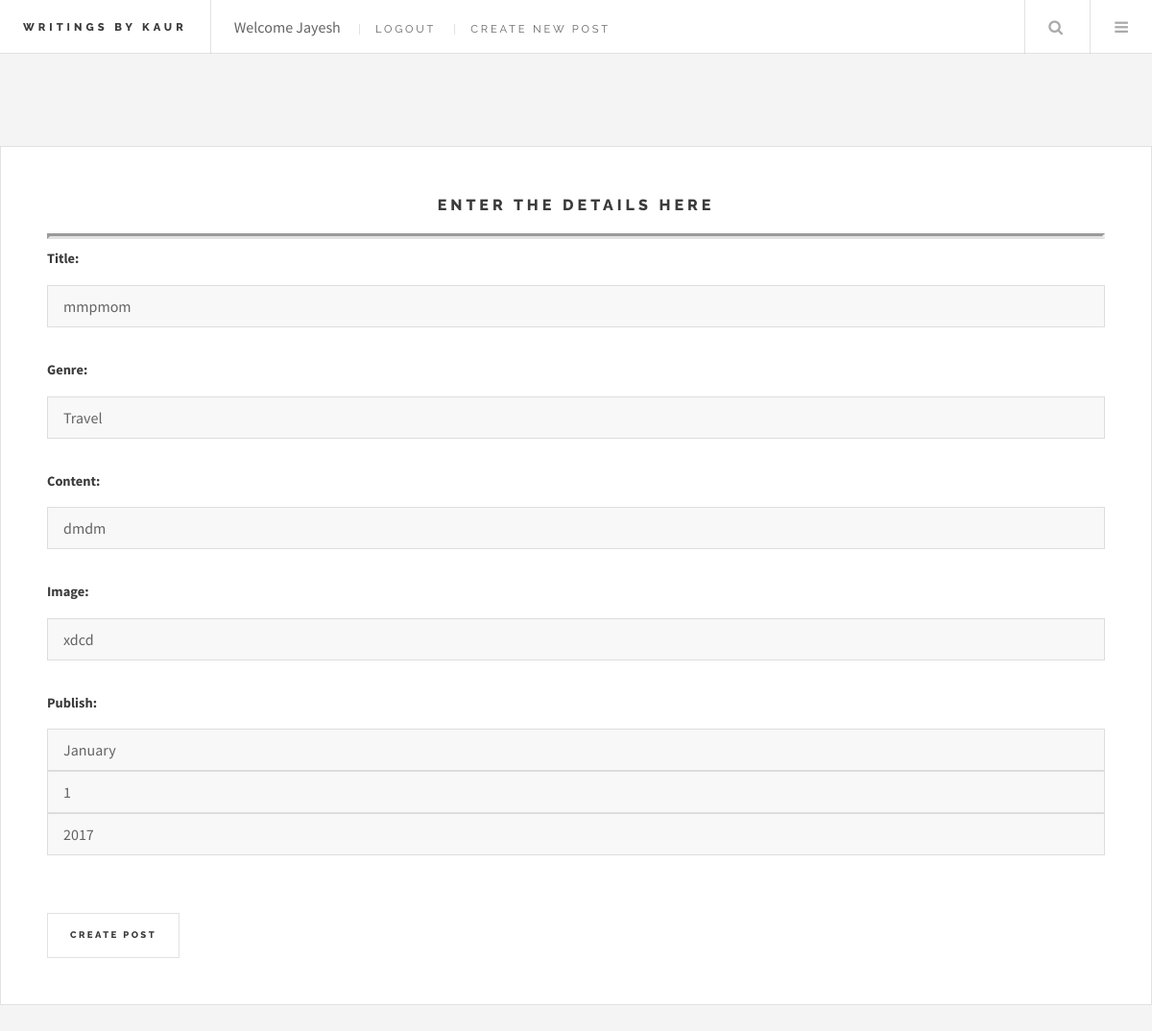
/mmpmom/edit/ (signed in), run on the app's committed database.
### posts/models.py (models this page shows, shortened)
class Post(models.Model):
    user = models.ForeignKey(settings.AUTH_USER_MODEL, default=1)
    title = models.CharField(max_length=120)
    genre = models.ForeignKey(Genre)
    slug = models.SlugField(unique=True)
    image = models.CharField(max_length=1000)
    content = models.TextField()
    draft = models.CharField( max_length=5,choices=draft_choice,default='YES',)
    publish = models.DateField(auto_now=False, auto_now_add=False)
    read_time =  models.IntegerField(default=0) # models.TimeField(null=True, blank=True) #assume minutes
    updated = models.DateTimeField(auto_now=True, auto_now_add=False)
    timestamp = models.DateTimeField(auto_now=False, auto_now_add=True)
    favs = models.BooleanField(default=False, verbose_name='Favourite')
    objects = PostManager()
    class Meta:
        ordering = ["-timestamp", "-updated"]

class Genre(models.Model):
    id = models.AutoField(primary_key=True)
    title = models.CharField(max_length=100)
    image = models.CharField(max_length=1000)
    def __str__(self):
        return self.title

### posts/views.py (the view)
# urls.py: url(r'^(?P<slug>[\w-]+)/edit/$', post_update, name='update'),
def post_update(request, slug=None):
	if not request.user.is_staff or not request.user.is_superuser:
		raise Http404
	instance = get_object_or_404(Post, slug=slug)
	form = PostForm(request.POST or None, request.FILES or None, instance=instance)
	if form.is_valid():
		instance = form.save(commit=False)
		instance.save()
		messages.success(request, "<a href='#'>Item</a> Saved", extra_tags='html_safe')
		return HttpResponseRedirect(instance.get_absolute_url())
	context = {
		"title": instance.title,
		"instance": instance,
		"form":form,
	}
	return render(request, "create.html", context)

### posts/forms.py
class PostForm(forms.ModelForm):
    content = forms.CharField(widget=PagedownWidget(show_preview=True))
    publish = forms.DateField(widget=forms.SelectDateWidget)
    class Meta:
        model = Post
        fields = [
            "title",
            'genre',
            "content",
            "image",
            "publish",
        ]

### templates/create.html (shortened to what this page needs)
{% load staticfiles %}
{% load crispy_forms_tags %}
{% load socialaccount %}
<html>
<head>
        <link rel="stylesheet" href="{% static 'assets/css/main.css' %}" />
</head>
<body>
<div id="wrapper">
                    <header id="header">
                        <h1><a href="/">Writings By Kaur</a></h1>
                        <nav class="links">
                            <ul>
                            {% if request.user.is_authenticated %}
                                <li>Welcome {{ request.user.first_name }} </li>
                                <li><a href="{% url 'logout' %}">Logout</a></li>
                                {% else %}
                                <li>Welcome Guest</li>
                            {% endif %}
                                {% if request.user.is_staff %}
                                <li><a href="{% url 'posts:create' %}">Create New Post</a></li>
                                {% endif %}
                            </ul>
                        </nav>
                        <nav class="main">
                            <ul>
                                <li class="search">
                                    <a class="fa-search" href="#search">Search</a>
                                </li>
                                <li class="menu">
                                    <a class="fa-bars" href="#menu">Menu</a>
                                </li>
                            </ul>
                        </nav>
                    </header>
                </div>
<div id="main">
<article class="post">
<center><h1>ENTER THE DETAILS HERE</h1></center>
<hr style="display: block;
    margin-top: 0.5em;
    margin-bottom: 0.5em;
    margin-left: auto;
    margin-right: auto;
    border-style: inset;
    border-width: 3px;">
<form method='POST' action='' enctype='multipart/form-data'>{% csrf_token %}
{{ form.as_p }}
<br/>
<input type='submit' class='btn btn-default' value='Create Post' />
</form>
</article>
</div>
</body>
</html>

### data on the page
Post: title "mmpmom", genre "Travel", content "dmdm", image "xdcd"

### other printed values
{{ request.user.first_name }} "Jayesh"
